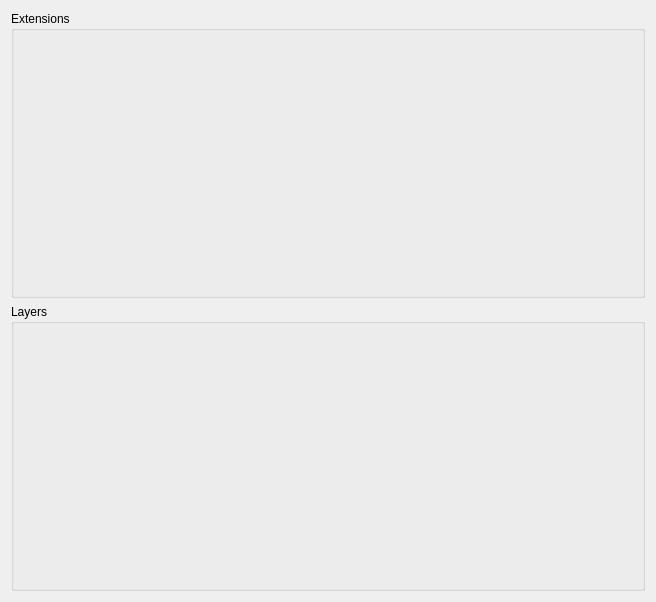
<?xml version="1.0" encoding="UTF-8"?>
<ui version="4.0">
 <class>EditBaseParametersClass</class>
 <widget class="QWidget" name="EditBaseParametersClass">
  <property name="geometry">
   <rect>
    <x>0</x>
    <y>0</y>
    <width>656</width>
    <height>602</height>
   </rect>
  </property>
  <property name="windowTitle">
   <string>EditBaseParameters</string>
  </property>
  <layout class="QVBoxLayout" name="verticalLayout_3">
   <item>
    <widget class="QGroupBox" name="gbxExtensions">
     <property name="title">
      <string>Extensions</string>
     </property>
     <layout class="QVBoxLayout" name="verticalLayout_2">
      <item>
       <widget class="StringListWidget" name="widget" native="true"/>
      </item>
     </layout>
    </widget>
   </item>
   <item>
    <widget class="QGroupBox" name="gbxLayers">
     <property name="title">
      <string>Layers</string>
     </property>
     <layout class="QVBoxLayout" name="verticalLayout">
      <item>
       <widget class="StringListWidget" name="widget_2" native="true"/>
      </item>
     </layout>
    </widget>
   </item>
  </layout>
 </widget>
 <layoutdefault spacing="6" margin="11"/>
 <customwidgets>
  <customwidget>
   <class>StringListWidget</class>
   <extends>QWidget</extends>
   <header>stringlistwidget.h</header>
   <container>1</container>
  </customwidget>
 </customwidgets>
 <resources/>
 <connections/>
</ui>
